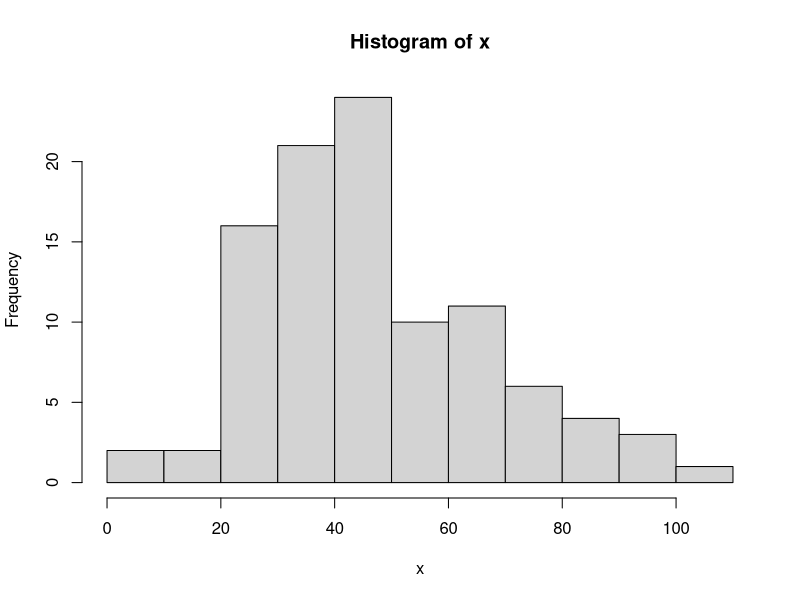
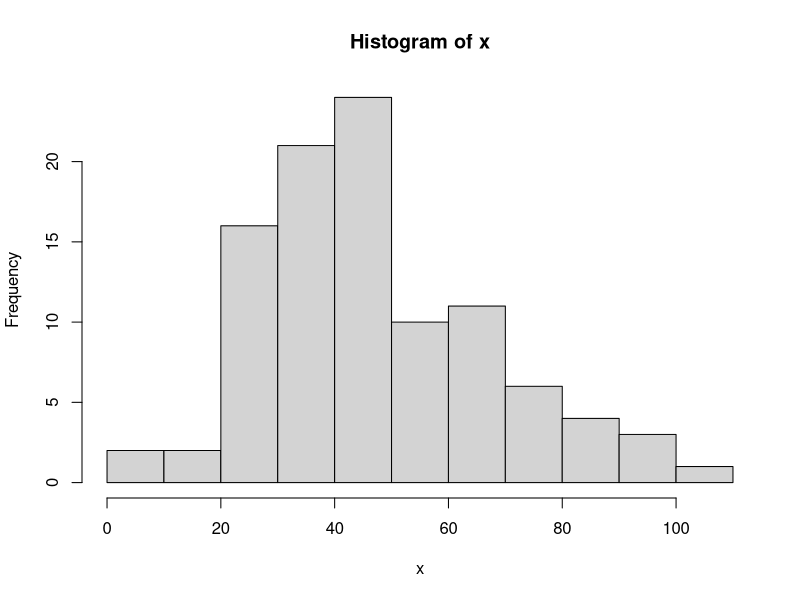
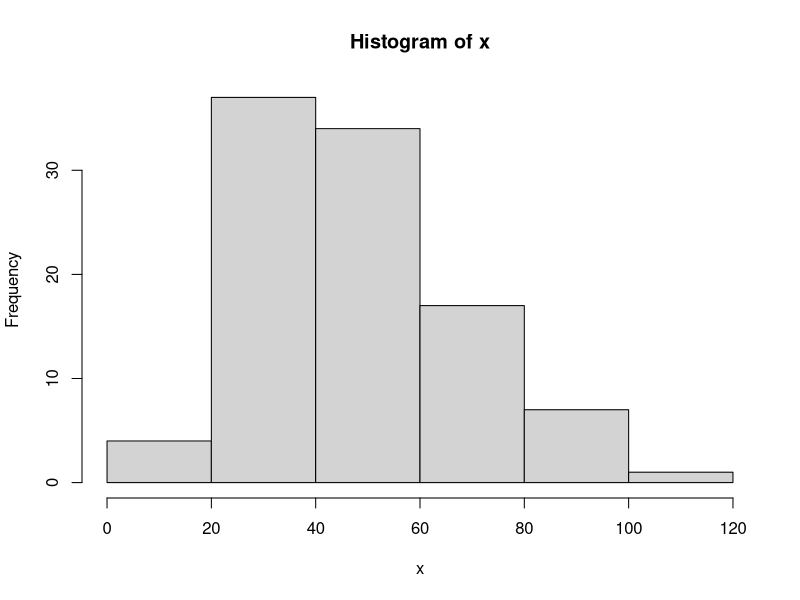
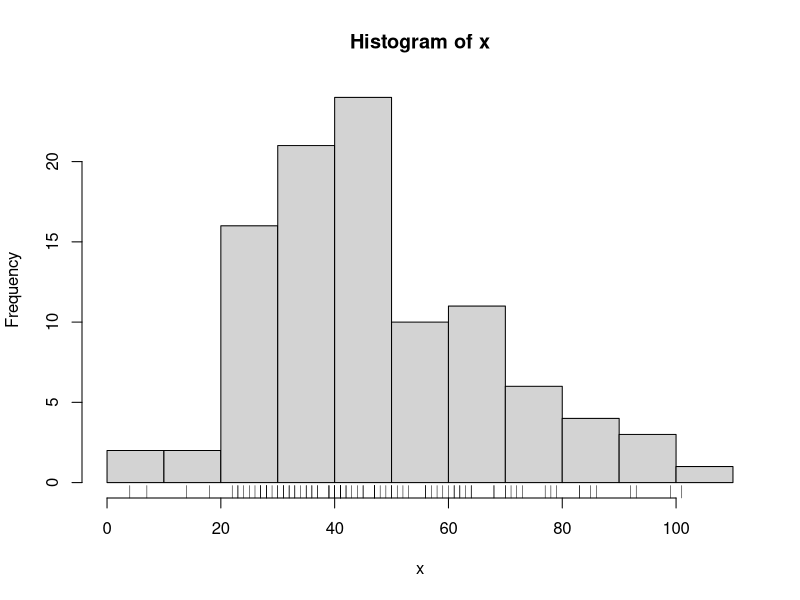
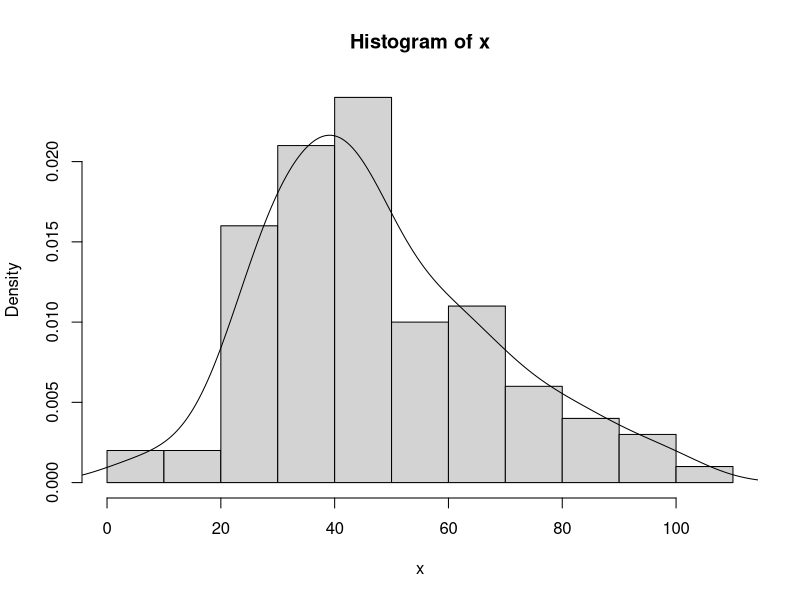
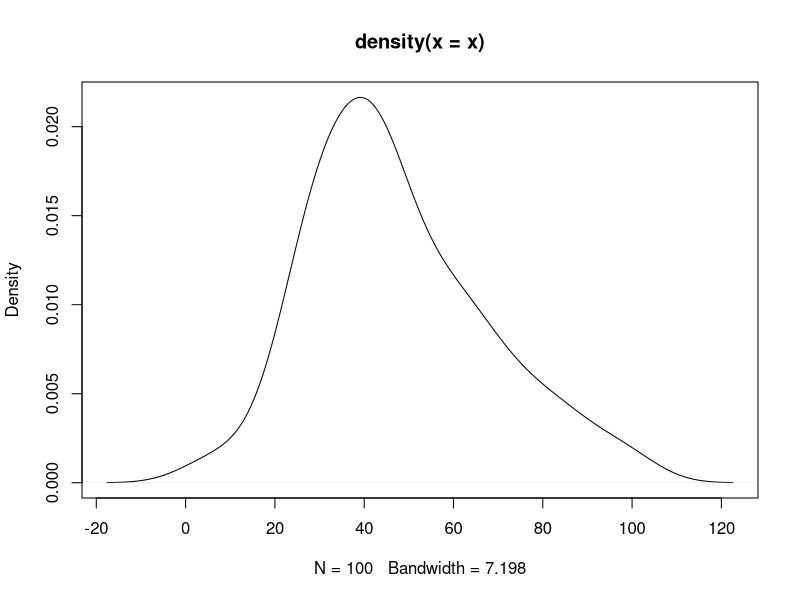
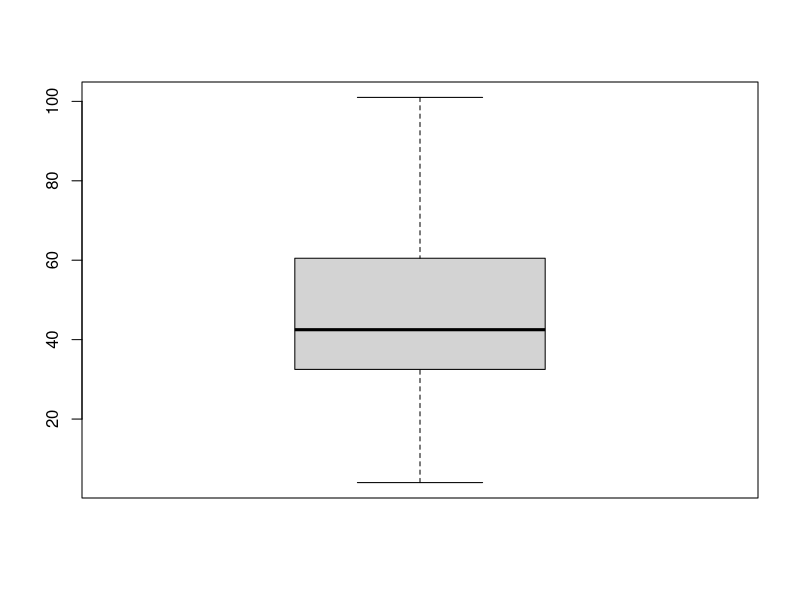
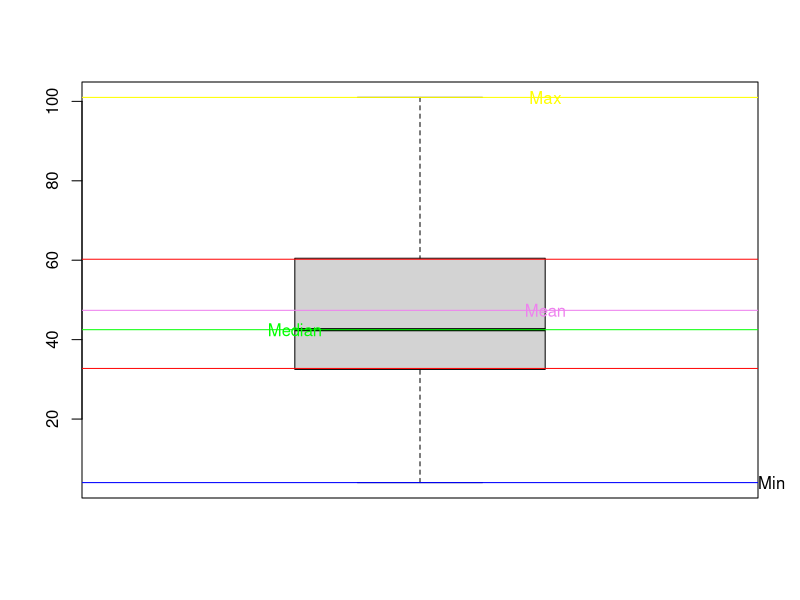

The R script that drew these images, in order: (Note: this script raises an error after producing the figures.)
# Descriptive Statistics
opar = par(no.readonly = T)

set.seed(1234)
(marks = ceiling(rnorm(100,50,20)))
x=marks


# Frequency Distribution

# Mean
mean(x)
  
# Median
median(x)

#Mode
table(x)
sort(table(x))
sort(table(x), decreasing =T)
sort(table(x), decreasing =T)[1]

#Mode - Method2
library(modeest)
?mlv
mlv(x,  method = "mfv")

##Graphs

#Histogram
#layout(matrix(1,1))
par(opar)
hist(x)
hist(x, breaks=12)
hist(x, breaks=5)
hist(x)
rug(x, ticksize = 0.03, side = 1, lwd = 0.5, col = par("fg"),
    quiet = getOption("warn") < 0)
# Histogram with lines showing distribution
hist(x, freq=F)
lines(density(x))


#Density
density(x)
?density
plot(density(x))

# relative Freq

#Box Plot
boxplot(x)

boxplot(x)
abline(h = min(x), col = "Blue")
mtext(4,at = min(x), text='Min' , las=2)

abline(h = max(x), col = "Yellow")
text(x=1.2, y=max(x), labels= 'Max', col='Yellow')

abline(h = median(x), col = "Green")
text(x=.8, y=median(x), labels= 'Median', col='Green')

abline(h = mean(x), col = "Violet")
text(x=1.2, y=mean(x), labels= 'Mean', col='Violet')

abline(h = quantile(x, c(0.25, 0.75)), col = "Red")
text(x=1.5, y=quantile(data, c(0.25, 0.75)), 
     labels= c('1QR','3QR'), col='Red')



#Histogram & Box Plot


#Skewness


#Variance


#Standard Deviation


#Quantiles

quantile(x, c(.25,.5,.75, 1))
IQR(x)
quantile(x, seq(0,1, by=0.1))  # deciles
quantile(x, seq(0,1, by=0.01)) # percentile

#Outliers
# values beyond 1.5 * IQR
outrange = 1.5 * IQR(x)
outrange
median(x)
(lower = median(x) - outrange)
(upper = median(x) + outrange)
x[x < lower]
x[x > upper]




# Box Plot and Histogram

# data 
summary(x)
# layout where the boxplot is at top  
matrix(c(1,2),2,1, byrow=TRUE)
# 2 figures 1 top, 2 below: height of 1st -1, lower=3
nf <- layout(mat = matrix(c(1,2),2,1, byrow=TRUE), 
             height = c(1,3))
#par(mar=c(3.1, 3.1, 1.1, 2.1))
min(x) ; max(x)
boxplot(x, horizontal=TRUE,  outline=TRUE, 
        ylim=c(min(x),max(x)), main='Box Plot',
        cex.main=0.5, frame=F, col = "green1")
hist(x,xlim=c(min(x),max(x)), col = "pink", 
     main='Histogram' , cex.main=0.5)


# Method2
# layout boxplot is at the bottom 
nf <- layout(mat = matrix(c(1,2),2,1, byrow=TRUE),  height = c(3,1))
par(mar=c(3.1, 3.1, 1.1, 2.1))
hist(x,xlim=c(min(x),max(x)), col = "pink")

text(min(x),1,'Min Value', cex=.5)
text(max(x),1,'Max Value', cex=.5)

rug(x, ticksize = 0.03, side = 1, lwd = 0.5)

boxplot(x, horizontal=TRUE,  outline=TRUE,ylim=c(min(x),max(x)), frame=F, col = "green1", width = 10)


#http://homepage.divms.uiowa.edu/~luke/classes/STAT4580/histdens.html

library(MASS)
hist(~ duration, data = geyser)
hist(diamonds$price)
